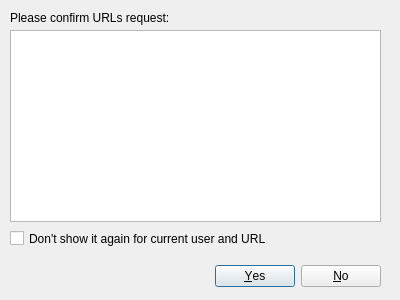
<?xml version="1.0" encoding="UTF-8"?>
<ui version="4.0">
 <class>ConsentListDialog</class>
 <widget class="QDialog" name="ConsentListDialog">
  <property name="windowModality">
   <enum>Qt::WindowModal</enum>
  </property>
  <property name="geometry">
   <rect>
    <x>0</x>
    <y>0</y>
    <width>400</width>
    <height>300</height>
   </rect>
  </property>
  <property name="windowTitle">
   <string>Accept given requests</string>
  </property>
  <property name="sizeGripEnabled">
   <bool>false</bool>
  </property>
  <property name="modal">
   <bool>true</bool>
  </property>
  <widget class="QDialogButtonBox" name="buttonBox">
   <property name="geometry">
    <rect>
     <x>10</x>
     <y>260</y>
     <width>371</width>
     <height>32</height>
    </rect>
   </property>
   <property name="orientation">
    <enum>Qt::Horizontal</enum>
   </property>
   <property name="standardButtons">
    <set>QDialogButtonBox::No|QDialogButtonBox::Yes</set>
   </property>
  </widget>
  <widget class="QLabel" name="label">
   <property name="geometry">
    <rect>
     <x>10</x>
     <y>10</y>
     <width>371</width>
     <height>16</height>
    </rect>
   </property>
   <property name="text">
    <string>&lt;html&gt;&lt;head/&gt;&lt;body&gt;&lt;p&gt;Please confirm URLs request:&lt;/p&gt;&lt;/body&gt;&lt;/html&gt;</string>
   </property>
  </widget>
  <widget class="QCheckBox" name="checkBox">
   <property name="geometry">
    <rect>
     <x>10</x>
     <y>230</y>
     <width>371</width>
     <height>17</height>
    </rect>
   </property>
   <property name="text">
    <string>Don't show it again for current user and URL</string>
   </property>
  </widget>
  <widget class="QTableView" name="ConsentTableView">
   <property name="geometry">
    <rect>
     <x>10</x>
     <y>30</y>
     <width>371</width>
     <height>192</height>
    </rect>
   </property>
  </widget>
 </widget>
 <resources/>
 <connections>
  <connection>
   <sender>buttonBox</sender>
   <signal>accepted()</signal>
   <receiver>ConsentListDialog</receiver>
   <slot>accept()</slot>
   <hints>
    <hint type="sourcelabel">
     <x>248</x>
     <y>254</y>
    </hint>
    <hint type="destinationlabel">
     <x>157</x>
     <y>274</y>
    </hint>
   </hints>
  </connection>
  <connection>
   <sender>buttonBox</sender>
   <signal>rejected()</signal>
   <receiver>ConsentListDialog</receiver>
   <slot>reject()</slot>
   <hints>
    <hint type="sourcelabel">
     <x>316</x>
     <y>260</y>
    </hint>
    <hint type="destinationlabel">
     <x>286</x>
     <y>274</y>
    </hint>
   </hints>
  </connection>
 </connections>
</ui>
